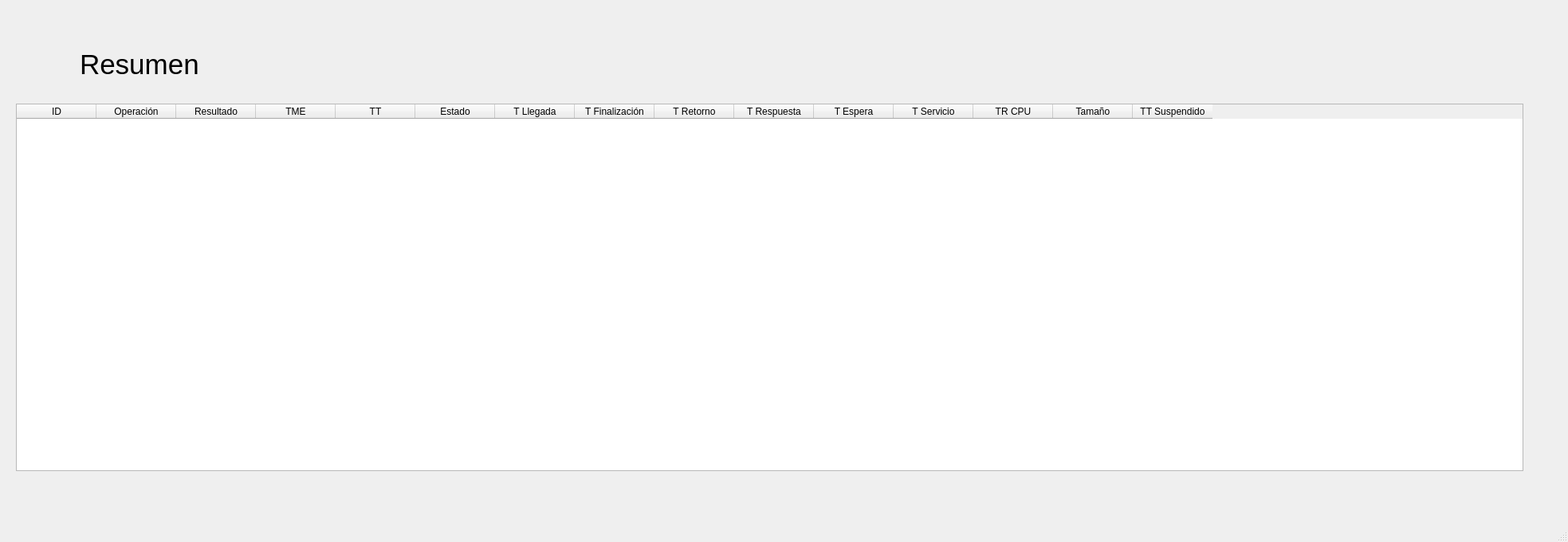
<?xml version="1.0" encoding="UTF-8"?>
<ui version="4.0">
 <class>MainWindow</class>
 <widget class="QMainWindow" name="MainWindow">
  <property name="geometry">
   <rect>
    <x>0</x>
    <y>0</y>
    <width>1967</width>
    <height>680</height>
   </rect>
  </property>
  <property name="windowTitle">
   <string>MainWindow</string>
  </property>
  <widget class="QWidget" name="centralwidget">
   <widget class="QTableWidget" name="tableWidget">
    <property name="geometry">
     <rect>
      <x>20</x>
      <y>130</y>
      <width>1891</width>
      <height>461</height>
     </rect>
    </property>
    <column>
     <property name="text">
      <string>ID</string>
     </property>
    </column>
    <column>
     <property name="text">
      <string>Operación</string>
     </property>
    </column>
    <column>
     <property name="text">
      <string>Resultado</string>
     </property>
    </column>
    <column>
     <property name="text">
      <string>TME</string>
     </property>
    </column>
    <column>
     <property name="text">
      <string>TT</string>
     </property>
    </column>
    <column>
     <property name="text">
      <string>Estado</string>
     </property>
    </column>
    <column>
     <property name="text">
      <string>T Llegada</string>
     </property>
    </column>
    <column>
     <property name="text">
      <string>T Finalización</string>
     </property>
    </column>
    <column>
     <property name="text">
      <string>T Retorno</string>
     </property>
    </column>
    <column>
     <property name="text">
      <string>T Respuesta</string>
     </property>
    </column>
    <column>
     <property name="text">
      <string>T Espera</string>
     </property>
    </column>
    <column>
     <property name="text">
      <string>T Servicio</string>
     </property>
    </column>
    <column>
     <property name="text">
      <string>TR CPU</string>
     </property>
    </column>
    <column>
     <property name="text">
      <string>Tamaño</string>
     </property>
    </column>
    <column>
     <property name="text">
      <string>TT Suspendido</string>
     </property>
    </column>
   </widget>
   <widget class="QLabel" name="label">
    <property name="geometry">
     <rect>
      <x>100</x>
      <y>60</y>
      <width>361</width>
      <height>41</height>
     </rect>
    </property>
    <property name="font">
     <font>
      <pointsize>26</pointsize>
     </font>
    </property>
    <property name="text">
     <string>Resumen</string>
    </property>
   </widget>
  </widget>
  <widget class="QMenuBar" name="menubar">
   <property name="geometry">
    <rect>
     <x>0</x>
     <y>0</y>
     <width>1967</width>
     <height>26</height>
    </rect>
   </property>
  </widget>
  <widget class="QStatusBar" name="statusbar"/>
 </widget>
 <resources/>
 <connections/>
</ui>
